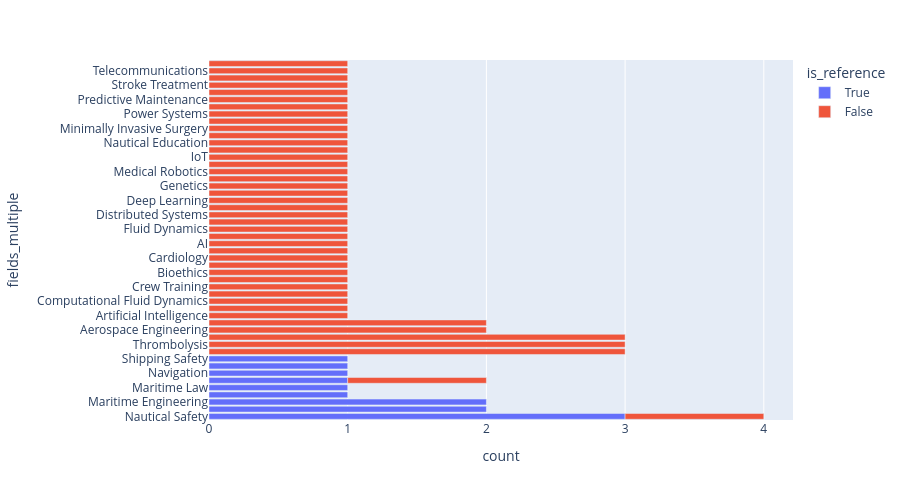

The code cell stored with this chart in its notebook:
### Code cell
plot_histogram(df_test,"fields_multiple",seperator=",")

### Figure 1 — Plotly figure (JSON) as saved in the notebook; plotly's stock layout.template omitted (floating-point values rounded to 4 significant figures)
{"data": [{"hovertemplate": "is_reference=True<br>count=%{x}<br>fields_multiple=%{y}<extra></extra>", "legendgroup": "True", "marker": {"color": "#636efa", "pattern": {"shape": ""}}, "name": "True", "orientation": "h", "showlegend": true, "textposition": "auto", "type": "bar", "x": [3, 2, 2, 1, 1, 1, 1, 1, 1], "xaxis": "x", "y": ["Nautical Safety", "Collision Avoidance", "Maritime Engineering", "Autonomous Systems", "Maritime Law", "Maritime Safety", "Navigation", "Robotics", "Shipping Safety"], "yaxis": "y"}, {"hovertemplate": "is_reference=False<br>count=%{x}<br>fields_multiple=%{y}<extra></extra>", "legendgroup": "False", "marker": {"color": "#EF553B", "pattern": {"shape": ""}}, "name": "False", "orientation": "h", "showlegend": true, "textposition": "auto", "type": "bar", "x": [3, 3, 3, 2, 2, 1, 1, 1, 1, 1, 1, 1, 1, 1, 1, 1, 1, 1, 1, 1, 1, 1, 1, 1, 1, 1, 1, 1, 1, 1, 1, 1, 1, 1, 1, 1, 1, 1, 1, 1, 1, 1, 1], "xaxis": "x", "y": ["Simulation", "Thrombolysis", "Machine Learning", "Aerospace Engineering", "Genetic Engineering", "Artificial Intelligence", "Coastal Engineering", "Computational Fluid Dynamics", "Computer Vision", "Crew Training", "Blockchain", "Bioethics", "Cancer Treatment", "Cardiology", "Aerodynamics", "AI", "GPS Systems", "Fluid Dynamics", "Electrical Engineering", "Distributed Systems", "Disaster Management", "Deep Learning", "Industrial Engineering", "Genetics", "Maritime Navigation", "Maritime Safety", "Medical Robotics", "Healthcare", "IoT", "Interventional Radiology", "Nautical Education", "Molecular Biology", "Minimally Invasive Surgery", "Nautical Safety", "Oncology", "Power Systems", "Neurology", "Predictive Maintenance", "Smart Cities", "Stroke Treatment", "Supply Chain Management", "Telecommunications", "Urban Planning"], "yaxis": "y"}], "layout": {"barmode": "relative", "height": 500, "legend": {"title": {"text": "is_reference"}, "tracegroupgap": 0}, "margin": {"t": 60}, "xaxis": {"anchor": "y", "domain": [0, 1], "title": {"text": "count"}}, "yaxis": {"anchor": "x", "domain": [0, 1], "title": {"text": "fields_multiple"}}}}
